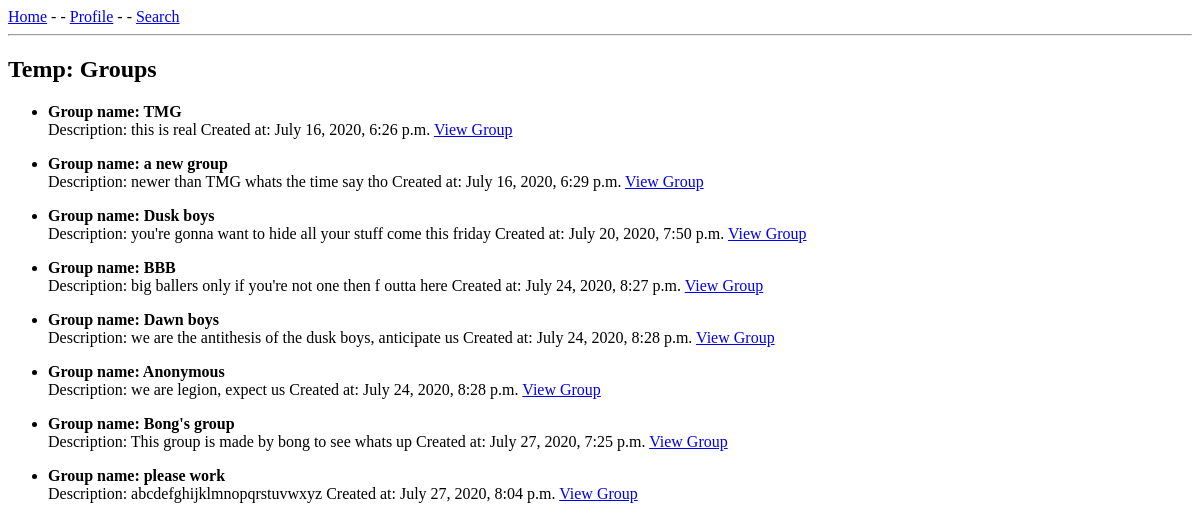
The app's page /group/grouplist/ (signed in), older data.
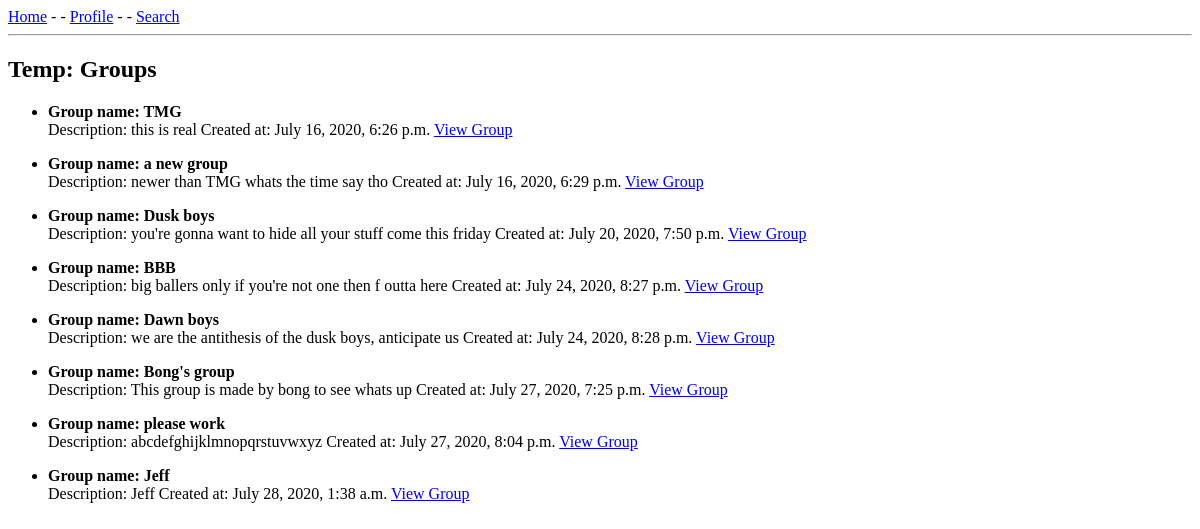
The same page, newer data.
### group/models.py (models this page shows, shortened)
class Group(models.Model):
    name = models.CharField(max_length=50, unique=True)
    description = models.CharField(max_length=200)
    created_at = models.DateTimeField(auto_now=True)
    created_by = models.ForeignKey(CustomUser, on_delete=models.CASCADE, related_name='group_creator', default=0)
    slug = models.SlugField(unique=True, default="group_outdated")
    members = models.ManyToManyField(
        CustomUser,
        through="Membership",
        through_fields=('group', 'person')
        )

### group/views.py (the view)
# urls.py: path('grouplist/', GroupList.as_view(), name="grouplist"),
class GroupList(LoginRequiredMixin, ListView):
    model = Group
    template_name = "groups/group_list.html"

### templates/groups/group_list.html (shortened to what this page needs)
{% extends 'base.html' %}
{% block content %}
<h2>Temp: Groups</h2>
<ul>
    {% for group in object_list %}
        <p>
            <li style="font-weight: bold;">Group name: {{ group.name }}</li>
            Description: {{ group.description }}
            Created at: {{ group.created_at }}
            <a href="{% url 'viewgroup' group.slug %}">View Group</a>
        </p>
    {% endfor %}
</ul>
{% endblock %}

Row changes from the older to the newer data that the page shows:
removed Group: name "Anonymous", description "we are legion, expect us", created_at "July 24, 2020, 8:28 p.m."
added Group: name "Jeff", description "Jeff", created_at "July 28, 2020, 1:38 a.m."
